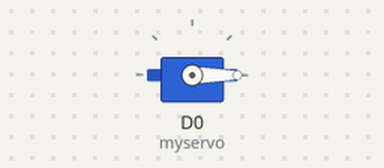
This sketch was run on a simulated ESP8266 (NodeMCU). On the bench: servo.

Above: at 0.0 s.
At 19.75 s:
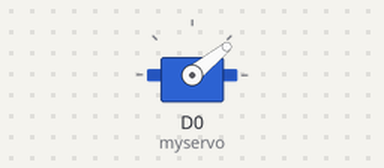
At 29.75 s:
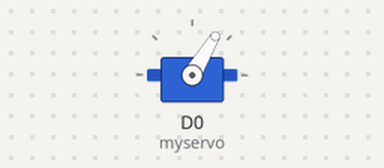
At 39.75 s:
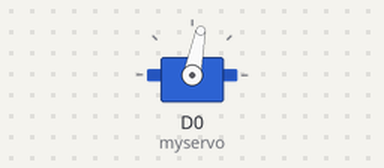
Timing chart, 0 to 40.0 s (numbered marks = the images above):
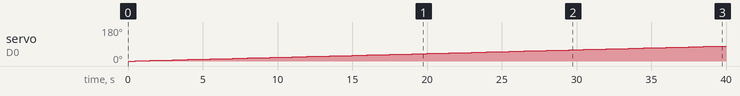

The sketch:

Servo.ino
```cpp
/* www.nyebarilmu.com */

#include <Servo.h> // menyertakan library servo ke dalam program
Servo myservo;     // variable untuk menyimpan posisi data
int pos = 00;

void setup(){
 myservo.attach(D0); //sinyal data kabel motor servo dikonekan di pin 7 Arduino
}

void loop(){
 for(pos = 00; pos <= 90; pos += 1)  //fungsi perulangan yang akan dijadikan PWM dengan kenaikan 1
 {
  myservo.write(pos); //prosedur penulisan data PWM ke motor servo
  delay(500);
 }
 for(pos = 90; pos>=1; pos-=1)  //fungsi perulangan yang akan dijadikan PWM dengan penurunan 1
 {
  myservo.write(pos);
  delay(10);
 }
}
```

Measured:
- by itself, servo on D0 (myservo): moves from 0° to 79° over 39.0 s
